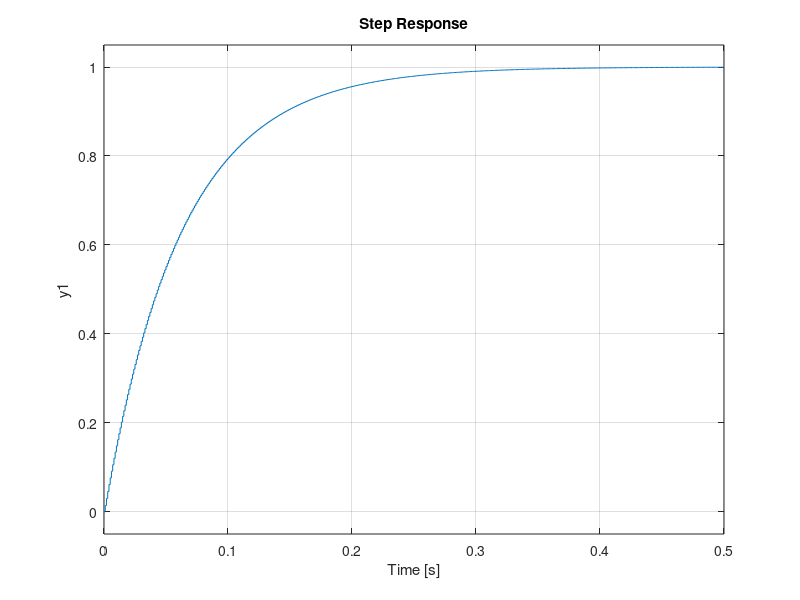

This figure's MATLAB source: (Note: this script raises an error after producing the figure.)
% Transfer Function Definition
s = tf('s');
J = 0.0013; % kg\*m^2
b = 3.2848e-5; % N\*m\*s
K = 0.318; % Nm/A
R = 3; % Ohms
L = 380e-6; % Henrys
P_motor = K / ((J*s + b) * (L*s + R) + K^2);

% Controller
Ein = 12;
Ea = 6;
D = Ea/Ein;
p_conv = D;

% Plant
plant = p_conv * P_motor;

step(plant)
%% 

% Sampling Time
Ts = 0.001; % Specify the desired sampling time

% Convert continuous-time plant to discrete-time
plant_d = c2d(plant, Ts, 'zoh');



% PI Controller
Kp = 0.4;
Ki = 10;
Kd = 0;
C = pid(Kp, Ki, Kd);


% Convert continuous-time PID controller to discrete-time
C_d = c2d(C, Ts, 'zoh');


% Closed-loop system with discrete-time models
sys_cl_d = feedback(C_d * plant_d, 1);


% Simulate and plot the step response
t = 0:Ts:0.5;
step(sys_cl_d, t)


% Display step response information
info = stepinfo(sys_cl_d)
disp(plant_d);
